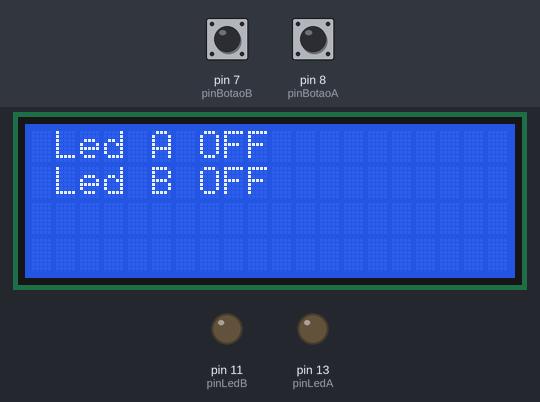
The sketch below on a simulated Arduino Uno, built with avr-gcc and run on an emulated ATmega328P. Shown: 20×4 character LCD, output pins drawn as LEDs (lit = HIGH). The inputs (shaded band) are chosen by the test bench; at power-on: pin 7 (pinBotaoB) LOW, pin 8 (pinBotaoA) LOW.

Above: at 1.2 s.
1.3 s: pin 7 (pinBotaoB) pulled HIGH for 0.15 s
At 2.5 s:
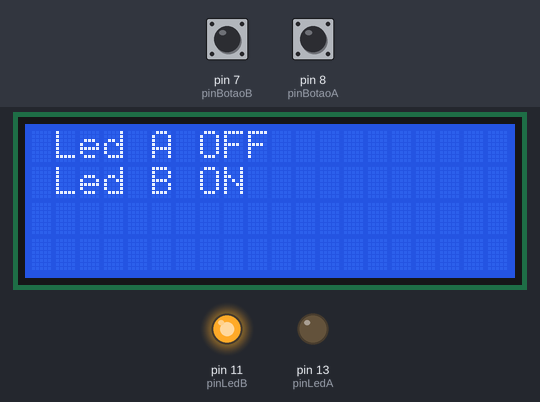
2.9 s: pin 8 (pinBotaoA) pulled HIGH for 0.15 s
At 3.9 s:
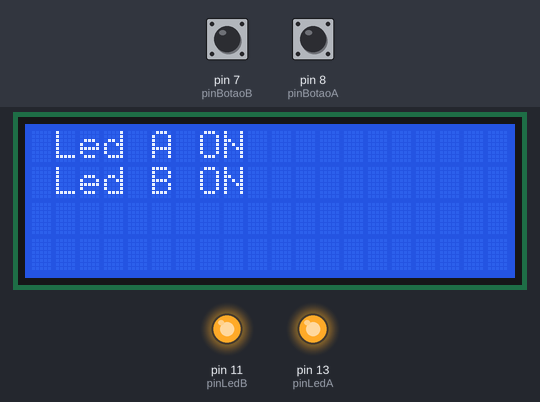
4.5 s: pin 7 (pinBotaoB) pulled HIGH for 1 s
At 5.1 s:
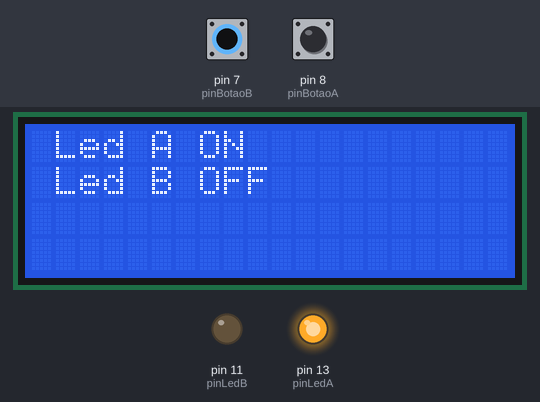
7.0 s: pin 7 (pinBotaoB) pulled HIGH for 3.2 s
At 8.2 s:
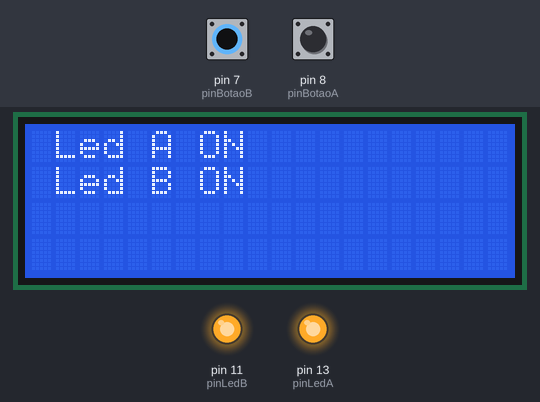
11.7 s: pin 8 (pinBotaoA) pulled HIGH for 1 s
At 13.0 s:
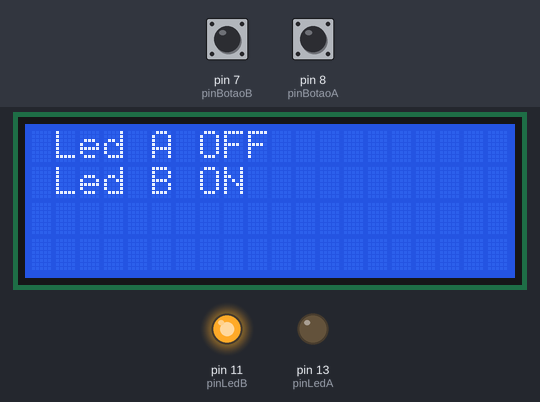
Timing chart, 0 to 14.7 s (numbered marks = the images above; inputs shaded):
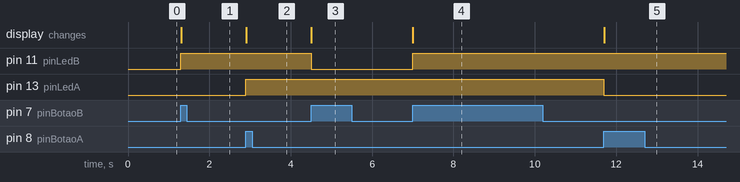

Measured:
- after the input at 1.3 s, pin 11 (pinLedB): LOW → HIGH at once; the display: changes at once (image 1)
- after the input at 2.9 s, pin 13 (pinLedA): LOW → HIGH at once; the display: changes at once (image 2)
- after the input at 4.5 s, pin 11 (pinLedB): HIGH → LOW at once; the display: changes at once (image 3)
- after the input at 7.0 s, pin 11 (pinLedB): LOW → HIGH at once; the display: changes at once (image 4)
- after the input at 11.7 s, pin 13 (pinLedA): HIGH → LOW at once; the display: changes at once (image 5)

The sketch:

_aula34_atividade1.ino
```cpp
// C++ code
//
#include <LiquidCrystal_I2C.h>

LiquidCrystal_I2C lcd(0x27, 20, 4);

const int pinLedA = 13;
const char pinBotaoA = 8;
const int pinLedB = 11;
const char pinBotaoB = 7;

void setup() {
 lcd.init();
 lcd.backlight();
 lcd.setCursor(1, 0);
 lcd.print("Led A OFF");
 lcd.setCursor(1, 1);
 lcd.print("Led B OFF");
 lcd.setCursor(0, 0);
 pinMode(pinLedA, OUTPUT);
 pinMode(pinBotaoA, INPUT);
 pinMode(pinLedB, OUTPUT);
 pinMode(pinBotaoB,INPUT);
}


void loop() {
bool estadoBotaoA = digitalRead(pinBotaoA);
static bool estadoAnteriorBotaoA = 0;
static bool estadoLedA = 0;

bool estadoBotaoB = digitalRead(pinBotaoB);
static bool estadoAnteriorBotaoB = 0;
static bool estadoLedB = 0;

if(estadoBotaoA && !estadoAnteriorBotaoA)
{
//botao pressionado
 estadoLedA = !estadoLedA;
 digitalWrite(pinLedA, estadoLedA);
 lcd.setCursor (7,0);
 if(estadoLedA) lcd.print("ON ");
 else  lcd.print("OFF");
//botao solto
}estadoAnteriorBotaoA = estadoBotaoA;


if(estadoBotaoB && !estadoAnteriorBotaoB)
{
//botao pressionado
 estadoLedB = !estadoLedB;
 digitalWrite(pinLedB, estadoLedB);
 lcd.setCursor (7,1);
 if(estadoLedB) lcd.print("ON ");
 else  lcd.print("OFF");
//botao solto
}estadoAnteriorBotaoB = estadoBotaoB;

}
```
